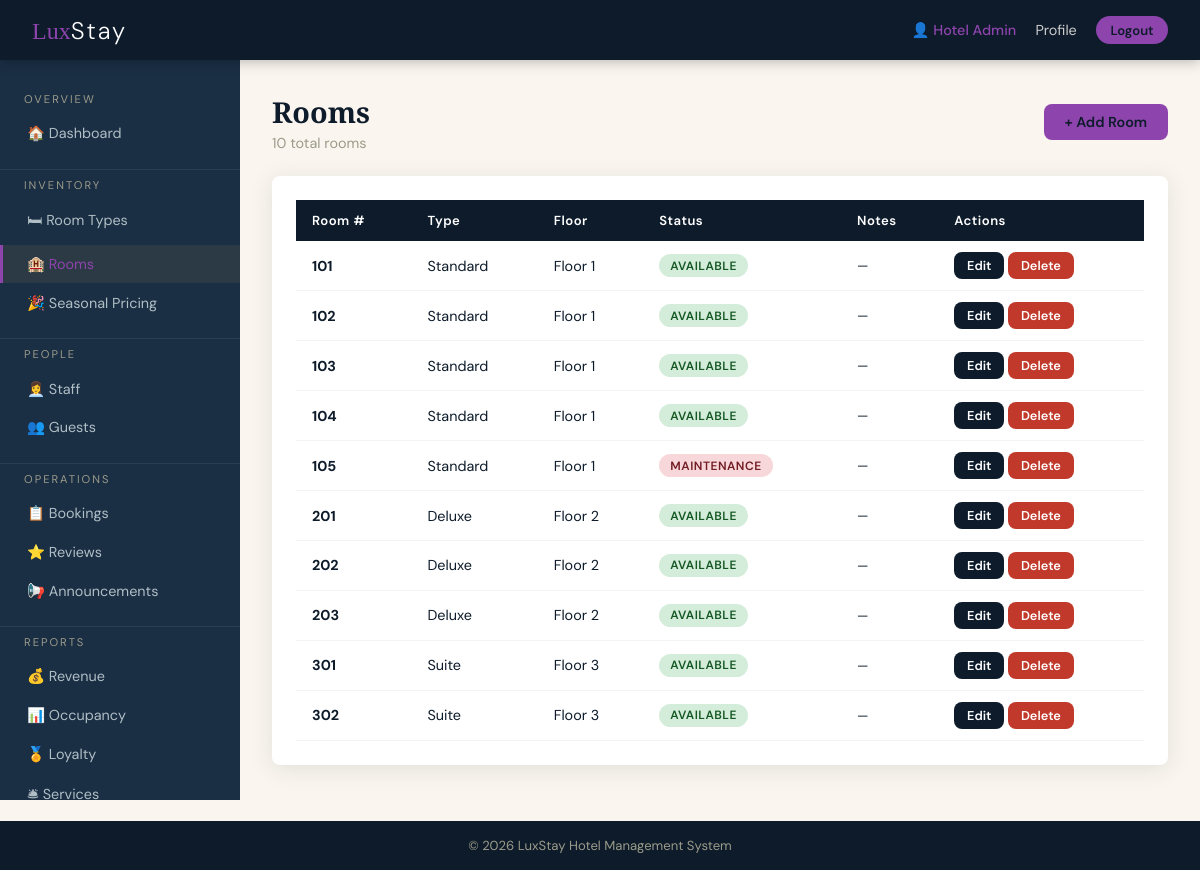
The app's page /admin/views/rooms.php (signed in) with its own data.
### tables this page shows
CREATE TABLE IF NOT EXISTS rooms (
    id INT AUTO_INCREMENT PRIMARY KEY,
    room_type_id INT NOT NULL,
    room_number VARCHAR(20) NOT NULL UNIQUE,
    floor INT NOT NULL DEFAULT 1,
    status ENUM('available','occupied','dirty','maintenance','blocked') DEFAULT 'available',
    notes TEXT DEFAULT NULL,
    FOREIGN KEY (room_type_id) REFERENCES room_types(id) ON DELETE CASCADE
);

CREATE TABLE IF NOT EXISTS room_types (
    id INT AUTO_INCREMENT PRIMARY KEY,
    name VARCHAR(100) NOT NULL,
    description TEXT,
    price_per_night DECIMAL(10,2) NOT NULL,
    max_capacity INT NOT NULL DEFAULT 2,
    thumbnail_path VARCHAR(255) DEFAULT NULL,
    amenities JSON DEFAULT NULL
);

### includes/auth.php (called while the page is built, shortened)
<?php
function isLoggedIn() {
    return isset($_SESSION['user_id']);
}
function currentUser() {
    return [
        'id'   => $_SESSION['user_id'] ?? null,
        'name' => $_SESSION['name'] ?? '',
        'role' => $_SESSION['role'] ?? '',
        'email'=> $_SESSION['email'] ?? '',
    ];
}
function sanitize($str) {
    return htmlspecialchars(trim($str), ENT_QUOTES, 'UTF-8');
}

### config/db.php (called while the page is built, shortened)
<?php
function getDB() {
    static $conn = null;
    if ($conn === null) {
        $conn = new mysqli(DB_HOST, DB_USER, DB_PASS, DB_NAME);
        $conn->set_charset('utf8mb4');
    }
    return $conn;
}

### admin/models/AdminModel.php (called while the page is built, shortened)
<?php
class AdminModel {
    private $db;
    public function __construct() { $this->db = getDB(); }
    public function getRooms($typeId=null) {
        $sql = "SELECT r.*, rt.name type_name FROM rooms r JOIN room_types rt ON rt.id=r.room_type_id";
        $sql .= " ORDER BY r.floor,r.room_number";
        return $this->db->query($sql)->fetch_all(MYSQLI_ASSOC);
    }
}

### admin/views/rooms.php (the view, shortened to what this page needs)
<?php
require_once __DIR__ . '/../models/AdminModel.php';
$model = new AdminModel();
$rooms = $model->getRooms();
$pageTitle='Rooms'; $activeRole='admin'; $activePage='rooms';
include BASE_PATH.'/includes/header.php';
?>
<div class="page-wrapper">
<?php include __DIR__.'/sidebar.php'; ?>
<main class="main-content">
  <div class="page-header">
    <div><h1 class="page-title">Rooms</h1><p class="page-subtitle"><?= count($rooms) ?> total rooms</p></div>
    <button onclick="openModal('newRoomModal')" class="btn btn-primary">+ Add Room</button>
  </div>
  <div class="card">
    <div class="table-wrap">
      <table>
        <thead><tr><th>Room #</th><th>Type</th><th>Floor</th><th>Status</th><th>Notes</th><th>Actions</th></tr></thead>
        <tbody>
        <?php if (!$rooms): ?>
        <tr><td colspan="6" class="text-center text-muted" style="padding:2rem">No rooms found</td></tr>
        <?php else: ?>
        <?php foreach ($rooms as $r): ?>
        <tr>
          <td><strong><?= sanitize($r['room_number']) ?></strong></td>
          <td><?= sanitize($r['type_name']) ?></td>
          <td>Floor <?= $r['floor'] ?></td>
          <td><span class="badge badge-<?= $r['status'] ?>"><?= $r['status'] ?></span></td>
          <td style="font-size:0.82rem"><?= sanitize($r['notes'] ?: '—') ?></td>
          <td>
            <a href="?edit=<?= $r['id'] ?>" class="btn btn-sm btn-secondary">Edit</a>
            <form method="POST" action="<?= BASE_URL ?>/admin/controllers/admin_controller.php" style="display:inline">
              <button type="submit" class="btn btn-sm btn-danger" data-confirm="Delete Room <?= sanitize($r['room_number']) ?>?">Delete</button>
            </form>
          </td>
        </tr>
        <?php endforeach; ?>
        <?php endif; ?>
        </tbody>
      </table>
    </div>
  </div>
</main>
</div>
<?php include BASE_PATH.'/includes/footer.php'; ?>

### includes/header.php (shortened to what this page needs)
<?php
$user = currentUser();
?>
<!DOCTYPE html>
<html lang="en">
<head>
<link rel="stylesheet" href="<?= BASE_URL ?>/assets/css/main.css">
</head>
<body class="role-<?= sanitize($activeRole ?? 'guest') ?>">
<nav class="topnav">
  <div class="topnav-brand">
    <a href="<?= BASE_URL ?>"><span class="brand-lux">Lux</span><span class="brand-stay">Stay</span></a>
  </div>
  <div class="topnav-links">
    <?php if (isLoggedIn()): ?>
      <span class="nav-user">👤 <?= sanitize($user['name']) ?></span>
      <a href="<?= BASE_URL ?>/<?= $activeRole ?? 'guest' ?>/views/profile.php">Profile</a>
      <a href="<?= BASE_URL ?>/controllers/auth_controller.php?action=logout" class="btn-logout">Logout</a>
    <?php else: ?>
      <a href="<?= BASE_URL ?>/index.php">Login</a>
    <?php endif; ?>
  </div>
</nav>

### admin/views/sidebar.php (shortened to what this page needs)
<nav class="sidebar">
  <div class="sidebar-section">
    <div class="sidebar-label">Overview</div>
    <a href="<?= BASE_URL ?>/admin/views/dashboard.php"  class="<?= ($activePage??'')==='dashboard'?'active':'' ?>">🏠 Dashboard</a>
  </div>
  <div class="sidebar-section">
    <div class="sidebar-label">Inventory</div>
    <a href="<?= BASE_URL ?>/admin/views/room_types.php" class="<?= ($activePage??'')==='room_types'?'active':'' ?>">🛏 Room Types</a>
    <a href="<?= BASE_URL ?>/admin/views/rooms.php"      class="<?= ($activePage??'')==='rooms'?'active':'' ?>">🏨 Rooms</a>
    <a href="<?= BASE_URL ?>/admin/views/seasonal.php"   class="<?= ($activePage??'')==='seasonal'?'active':'' ?>">🎉 Seasonal Pricing</a>
  </div>
  <div class="sidebar-section">
    <div class="sidebar-label">People</div>
    <a href="<?= BASE_URL ?>/admin/views/staff.php"      class="<?= ($activePage??'')==='staff'?'active':'' ?>">👩‍💼 Staff</a>
    <a href="<?= BASE_URL ?>/admin/views/guests.php"     class="<?= ($activePage??'')==='guests'?'active':'' ?>">👥 Guests</a>
  </div>
  <div class="sidebar-section">
    <div class="sidebar-label">Operations</div>
    <a href="<?= BASE_URL ?>/admin/views/bookings.php"   class="<?= ($activePage??'')==='bookings'?'active':'' ?>">📋 Bookings</a>
    <a href="<?= BASE_URL ?>/admin/views/reviews.php"    class="<?= ($activePage??'')==='reviews'?'active':'' ?>">⭐ Reviews</a>
    <a href="<?= BASE_URL ?>/admin/views/announcements.php" class="<?= ($activePage??'')==='announcements'?'active':'' ?>">📢 Announcements</a>
  </div>
  <div class="sidebar-section">
    <div class="sidebar-label">Reports</div>
    <a href="<?= BASE_URL ?>/admin/views/report_revenue.php"   class="<?= ($activePage??'')==='rev'?'active':'' ?>">💰 Revenue</a>
    <a href="<?= BASE_URL ?>/admin/views/report_occupancy.php" class="<?= ($activePage??'')==='occ'?'active':'' ?>">📊 Occupancy</a>
    <a href="<?= BASE_URL ?>/admin/views/report_loyalty.php"   class="<?= ($activePage??'')==='loyalty'?'active':'' ?>">🏅 Loyalty</a>
    <a href="<?= BASE_URL ?>/admin/views/report_services.php"  class="<?= ($activePage??'')==='svc'?'active':'' ?>">🛎 Services</a>
  </div>
</nav>

### includes/footer.php (shortened to what this page needs)
<footer class="site-footer">
  <div class="footer-inner">
    <span>&copy; <?= date('Y') ?> LuxStay Hotel Management System</span>
  </div>
</footer>
</body>
</html>

### assets/css/main.css (style rules this page uses)
:root { --gold: #C9A84C; --gold-lt: #F0D98A; --navy: #0D1B2A; --navy-mid: #1A2E44; --cream: #FAF6EF; --white: #FFFFFF; --gray-lt: #F4F4F2; --gray-mid: #9B9B8A; --gray-dk: #4A4A45; --danger: #C0392B; --success: #1E7E34; --warning: #E07B00; --info: #1565C0; --accent-guest: var(--gold); --accent-receptionist: #2E86AB; --accent-housekeeping: #3D9970; --accent-admin: #8E44AD; --radius: 8px; --shadow: 0 4px 24px rgba(13,27,42,0.10); --shadow-lg: 0 12px 48px rgba(13,27,42,0.18); --transition: 0.22s cubic-bezier(.4,0,.2,1); }
*, *::before, *::after { box-sizing: border-box; margin: 0; padding: 0; }
body { font-family: 'DM Sans', sans-serif; background: var(--cream); color: var(--navy); min-height: 100vh; display: flex; flex-direction: column; }
body.role-admin { --gold: #8E44AD; --gold-lt: #D7B8F3; }
.topnav { background: var(--navy); color: var(--white); display: flex; align-items: center; justify-content: space-between; padding: 0 2rem; height: 60px; position: sticky; top: 0; z-index: 100; box-shadow: 0 2px 12px rgba(0,0,0,0.25); }
.topnav-brand a { text-decoration: none; font-size: 1.5rem; }
.brand-lux { font-family: 'Playfair Display', serif; color: var(--gold); }
.brand-stay { font-family: 'DM Sans', sans-serif; color: var(--white); font-weight: 300; letter-spacing: 2px; }
.topnav-links { display: flex; align-items: center; gap: 1.2rem; }
.topnav-links a { color: #ccc; text-decoration: none; font-size: 0.9rem; transition: color var(--transition); }
.nav-user { color: var(--gold); font-weight: 500; font-size: 0.9rem; }
.btn-logout { background: var(--gold); color: var(--navy) !important; padding: 0.35rem 0.9rem; border-radius: 20px; font-weight: 600; font-size: 0.82rem !important; }
.page-wrapper { display: flex; flex: 1; }
.sidebar { width: 240px; background: var(--navy-mid); min-height: calc(100vh - 60px); padding: 1.5rem 0; flex-shrink: 0; position: sticky; top: 60px; align-self: flex-start; height: calc(100vh - 60px); overflow-y: auto; }
.sidebar-section { padding: 0.5rem 0 1rem; border-bottom: 1px solid rgba(255,255,255,0.07); }
.sidebar-label { font-size: 0.7rem; letter-spacing: 2px; text-transform: uppercase; color: var(--gray-mid); padding: 0 1.5rem 0.5rem; }
.sidebar a { display: flex; align-items: center; gap: 0.7rem; padding: 0.65rem 1.5rem; color: #b0bec5; text-decoration: none; font-size: 0.9rem; transition: background var(--transition), color var(--transition); border-left: 3px solid transparent; }
.sidebar a:hover, .sidebar a.active { background: rgba(201,168,76,0.1); color: var(--gold); border-left-color: var(--gold); }
.main-content { flex: 1; padding: 2rem; max-width: 1200px; }
.card { background: var(--white); border-radius: var(--radius); box-shadow: var(--shadow); padding: 1.5rem; margin-bottom: 1.5rem; }
.page-header { margin-bottom: 1.5rem; display: flex; align-items: center; justify-content: space-between; flex-wrap: wrap; gap: 1rem; }
.page-title { font-family: 'Playfair Display', serif; font-size: 1.8rem; color: var(--navy); }
.page-subtitle { color: var(--gray-mid); font-size: 0.9rem; margin-top: 0.2rem; }
.btn { display: inline-block; padding: 0.55rem 1.3rem; border-radius: var(--radius); font-size: 0.9rem; font-weight: 600; cursor: pointer; border: none; text-decoration: none; transition: all var(--transition); font-family: 'DM Sans', sans-serif; }
.btn-primary { background: var(--gold); color: var(--navy); }
.btn-secondary { background: var(--navy); color: var(--white); }
.btn-danger { background: var(--danger); color: var(--white); }
.btn-sm { padding: 0.3rem 0.8rem; font-size: 0.8rem; }
.table-wrap { overflow-x: auto; }
table { width: 100%; border-collapse: collapse; font-size: 0.9rem; }
thead th { background: var(--navy); color: var(--white); padding: 0.75rem 1rem; text-align: left; font-weight: 600; font-size: 0.82rem; letter-spacing: 0.5px; }
tbody tr { border-bottom: 1px solid var(--gray-lt); }
td { padding: 0.7rem 1rem; vertical-align: middle; }
.badge { display: inline-block; padding: 0.2rem 0.7rem; border-radius: 20px; font-size: 0.75rem; font-weight: 600; text-transform: uppercase; letter-spacing: 0.5px; }
.badge-available { background: #D4EDDA; color: #155724; }
.badge-maintenance { background: #F8D7DA; color: #721C24; }
.site-footer { background: var(--navy); color: var(--gray-mid); text-align: center; padding: 1rem; font-size: 0.82rem; margin-top: auto; }

### records on screen
rooms: room_number "101", room_type.name "Standard", floor "1", status "AVAILABLE", notes "—"
rooms: room_number "102", room_type.name "Standard", floor "1", status "AVAILABLE", notes "—"
rooms: room_number "103", room_type.name "Standard", floor "1", status "AVAILABLE", notes "—"
rooms: room_number "104", room_type.name "Standard", floor "1", status "AVAILABLE", notes "—"
rooms: room_number "105", room_type.name "Standard", floor "1", status "MAINTENANCE", notes "—"
rooms: room_number "201", room_type.name "Deluxe", floor "2", status "AVAILABLE", notes "—"
rooms: room_number "202", room_type.name "Deluxe", floor "2", status "AVAILABLE", notes "—"
rooms: room_number "203", room_type.name "Deluxe", floor "2", status "AVAILABLE", notes "—"
rooms: room_number "301", room_type.name "Suite", floor "3", status "AVAILABLE", notes "—"
rooms: room_number "302", room_type.name "Suite", floor "3", status "AVAILABLE", notes "—"

### other values on screen
$user['name'] "Hotel Admin"
count($rooms) "10"
